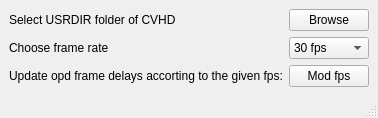
<?xml version="1.0" encoding="UTF-8"?>
<ui version="4.0">
 <class>MainWindow</class>
 <widget class="QMainWindow" name="MainWindow">
  <property name="windowTitle">
   <string>CVHD fps patch</string>
  </property>
  <widget class="QWidget" name="centralwidget">
   <layout class="QVBoxLayout" name="verticalLayout_15">
    <item>
     <layout class="QFormLayout" name="formLayout">
      <item row="1" column="0">
       <widget class="QLabel" name="label_2">
        <property name="text">
         <string>Choose frame rate</string>
        </property>
       </widget>
      </item>
      <item row="1" column="1">
       <widget class="QComboBox" name="cb_fps">
        <item>
         <property name="text">
          <string>30 fps</string>
         </property>
        </item>
        <item>
         <property name="text">
          <string>60 fps</string>
         </property>
        </item>
       </widget>
      </item>
      <item row="2" column="0">
       <widget class="QLabel" name="label_3">
        <property name="text">
         <string>Update opd frame delays accorting to the given fps:</string>
        </property>
       </widget>
      </item>
      <item row="2" column="1">
       <widget class="QPushButton" name="bt_mod_fps">
        <property name="text">
         <string>Mod fps</string>
        </property>
       </widget>
      </item>
      <item row="0" column="0">
       <widget class="QLabel" name="label">
        <property name="text">
         <string>Select USRDIR folder of CVHD</string>
        </property>
       </widget>
      </item>
      <item row="0" column="1">
       <widget class="QPushButton" name="bt_load_user_folder">
        <property name="text">
         <string>Browse</string>
        </property>
       </widget>
      </item>
     </layout>
    </item>
   </layout>
  </widget>
  <widget class="QMenuBar" name="menubar">
   <property name="geometry">
    <rect>
     <x>0</x>
     <y>0</y>
     <width>787</width>
     <height>25</height>
    </rect>
   </property>
  </widget>
  <widget class="QStatusBar" name="statusbar"/>
 </widget>
 <resources>
  <include location="../assets/icons/icons.qrc"/>
 </resources>
 <connections/>
 <slots>
  <slot>on_bt_import_csr_clicked()</slot>
 </slots>
</ui>
